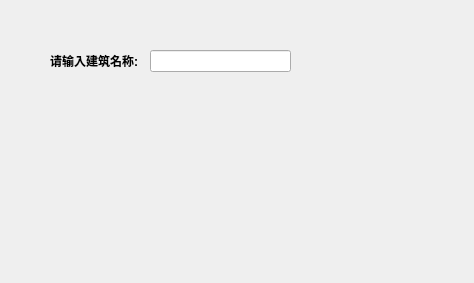
<?xml version="1.0" encoding="UTF-8"?>
<ui version="4.0">
 <class>SearchBuildingWidget</class>
 <widget class="QWidget" name="SearchBuildingWidget">
  <property name="geometry">
   <rect>
    <x>0</x>
    <y>0</y>
    <width>474</width>
    <height>283</height>
   </rect>
  </property>
  <property name="windowTitle">
   <string>Form</string>
  </property>
  <widget class="QLineEdit" name="searchBuldingLineEdit">
   <property name="geometry">
    <rect>
     <x>150</x>
     <y>50</y>
     <width>141</width>
     <height>22</height>
    </rect>
   </property>
  </widget>
  <widget class="QLabel" name="label">
   <property name="geometry">
    <rect>
     <x>50</x>
     <y>50</y>
     <width>91</width>
     <height>21</height>
    </rect>
   </property>
   <property name="font">
    <font>
     <bold>true</bold>
    </font>
   </property>
   <property name="text">
    <string>请输入建筑名称:</string>
   </property>
  </widget>
 </widget>
 <resources/>
 <connections/>
</ui>
